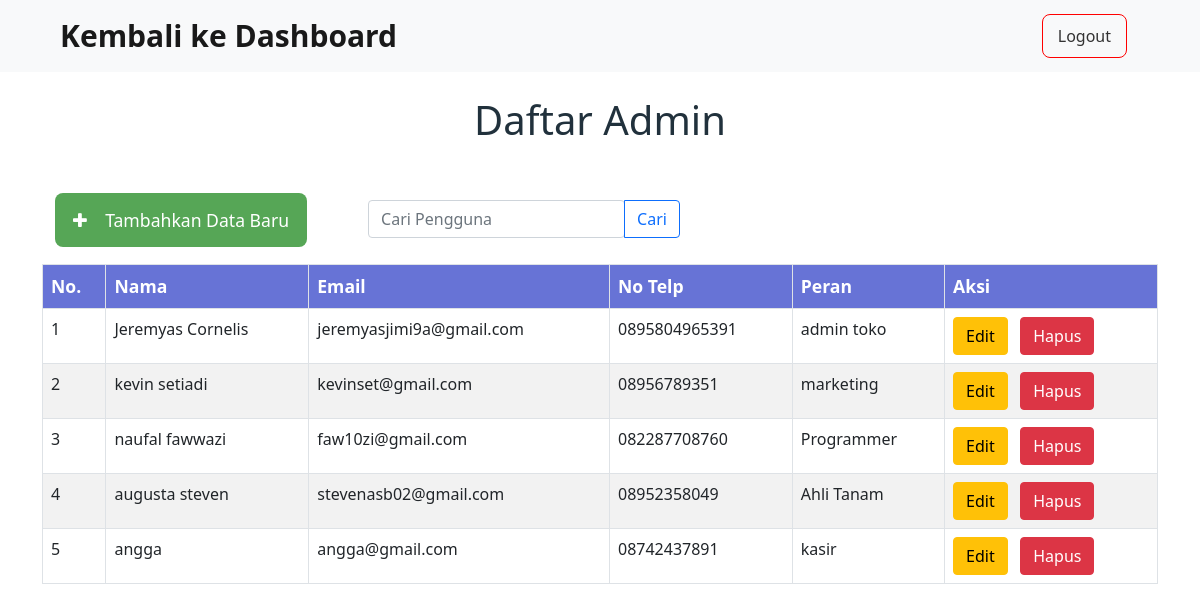
Page /user/user.php (signed in) on the committed database.
### tables this page shows
CREATE TABLE `user` (
  `kode_user` int(11) NOT NULL,
  `nama` varchar(30) NOT NULL,
  `email` varchar(80) NOT NULL,
  `telp` varchar(30) NOT NULL,
  `password` varchar(255) NOT NULL,
  `peran` varchar(10) NOT NULL
);

### functions.php (called while the page is built, shortened)
<?php
$conn = mysqli_connect("localhost", "root", "", "uts_12415");
function query($query) {
    global $conn;
    $result = mysqli_query($conn, $query);
    $rows = [];
    while ($row = mysqli_fetch_assoc($result)) {
        $rows[] = $row;
    }
    return $rows;
}

### user/user.php (the view, shortened to what this page needs)
<?php
    require '../functions.php';
    $pengguna = query("SELECT * FROM user");
?>
<!DOCTYPE html>
<html lang="en">
<head>
    <link href="https://cdn.jsdelivr.net/npm/bootstrap@5.0.2/dist/css/bootstrap.min.css" rel="stylesheet">
    <link rel="stylesheet" href="https://cdnjs.cloudflare.com/ajax/libs/font-awesome/4.7.0/css/font-awesome.min.css">
</head>
<body>
    <nav class="navbar navbar-light bg-light">
        <div class="container-fluid">
            <h1><a class="navbar-brand mb-0 h1 px-5" style="font-size: 30px" href="../index.php"><b>Kembali ke Dashboard</b></a></h1>
            <button class="btn me-5"><a href="../logout.php" class="btn-logout" style="color: #333; font-size: 16px; text-decoration:none; border: 1px solid red; padding: 10px 15px; border-radius: 8px;">Logout</a></button>
        </div>
    </nav>
    <br>
    <h1 class="text-center" style="color: #21313C;">Daftar Admin</h1>
    <br><br>
    <div class="container">
    <div class="d-flex">
        <button class="btn me-5"><a href="tambahUser.php" class="btn-add" style="color: #fff; font-size: 1.1em; text-decoration:none; background-color: #56A656; padding: 15px 18px; border-radius: 8px;"><i class="fa fa-plus"></i>&nbsp;&nbsp;&nbsp;&nbsp;Tambahkan Data Baru</a></button>
        <form action="" method="POST">
            <div class="input-group">
                <input type="search" name="keyword" class="form-control rounded" placeholder="Cari Pengguna" aria-label="Search" aria-describedby="search-addon" autocomplete="off"/>
                <button type="submit" name="cari" class="btn btn-outline-primary">Cari</button>
            </div>
        </form>
    </div>
    <br>
    <table class="table table-bordered table-striped table-hover">
        <tr>
            <th>No.</th>
            <th>Nama</th>
            <th>Email</th>
            <th>No Telp</th>
            <th>Peran</th>
            <th>Aksi</th>
        </tr>
        <?php $i = 1; ?>
        <?php foreach($pengguna as $row): ?>
        <tr>
            <td><?php echo $i; ?></td>
            <td><?php echo $row["nama"]; ?></td>
            <td><?php echo $row["email"]; ?></td>
            <td><?php echo $row["telp"]; ?></td>
            <td><?php echo $row["peran"]; ?></td>
            <td>
                <a href="ubahUser.php?id=<?php echo $row["kode_user"]; ?>"><button type="button" class="btn btn-warning">Edit</button></a> &nbsp;
                <a href="hapusUser.php?id=<?php echo $row["kode_user"]; ?>" onclick="return confirm('Apakah yakin ingin menghapus data?');"><button type="button" class="btn btn-danger">Hapus</button></a>
            </td>
        </tr>
        <?php $i++; ?>
        <?php endforeach; ?>
    </table>
    </div>
</body>
</html>

### user/user.php (style rules this page uses)
tr th { background-color: #6C79E1 !important; color: white; font-size: 1.1em; }

### rows in the picture
user: nama "Jeremyas Cornelis", email "jeremyasjimi9a@gmail.com", telp "0895804965391", peran "admin toko"
user: nama "kevin setiadi", email "kevinset@gmail.com", telp "08956789351", peran "marketing"
user: nama "naufal fawwazi", email "faw10zi@gmail.com", telp "082287708760", peran "Programmer"
user: nama "augusta steven", email "stevenasb02@gmail.com", telp "08952358049", peran "Ahli Tanam"
user: nama "angga", email "angga@gmail.com", telp "08742437891", peran "kasir"
